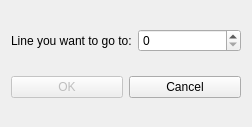
<?xml version="1.0" encoding="UTF-8"?>
<ui version="4.0">
 <class>go_to_line</class>
 <widget class="QDialog" name="go_to_line">
  <property name="geometry">
   <rect>
    <x>0</x>
    <y>0</y>
    <width>252</width>
    <height>127</height>
   </rect>
  </property>
  <property name="windowTitle">
   <string>Go to line</string>
  </property>
  <layout class="QVBoxLayout" name="verticalLayout">
   <item>
    <layout class="QHBoxLayout" name="horizontalLayout">
     <item>
      <widget class="QLabel" name="label">
       <property name="text">
        <string>Line you want to go to:</string>
       </property>
       <property name="buddy">
        <cstring>spinBox</cstring>
       </property>
      </widget>
     </item>
     <item>
      <widget class="QSpinBox" name="spinBox"/>
     </item>
    </layout>
   </item>
   <item>
    <layout class="QHBoxLayout" name="horizontalLayout_2">
     <item>
      <widget class="QPushButton" name="ok_button">
       <property name="enabled">
        <bool>false</bool>
       </property>
       <property name="text">
        <string>OK</string>
       </property>
       <property name="default">
        <bool>true</bool>
       </property>
      </widget>
     </item>
     <item>
      <widget class="QPushButton" name="cancel_button">
       <property name="text">
        <string>Cancel</string>
       </property>
      </widget>
     </item>
    </layout>
   </item>
  </layout>
 </widget>
 <layoutdefault spacing="6" margin="11"/>
 <tabstops>
  <tabstop>spinBox</tabstop>
  <tabstop>ok_button</tabstop>
  <tabstop>cancel_button</tabstop>
 </tabstops>
 <resources/>
 <connections/>
</ui>
